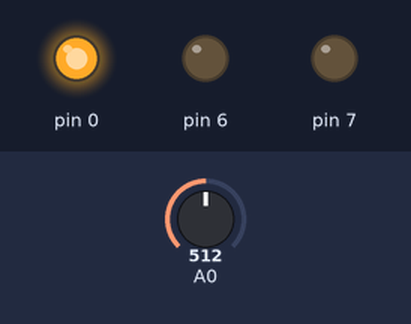
The sketch below on a simulated Arduino Uno, built with avr-gcc and run on an emulated ATmega328P. Shown: output pins drawn as LEDs (lit = HIGH). The inputs (shaded band) are chosen by the test bench; at power-on: A0 = 512.

Above: at 1.2 s.
1.3 s: A0 set to 591
2.8 s: A0 set to 611
At 3.8 s:
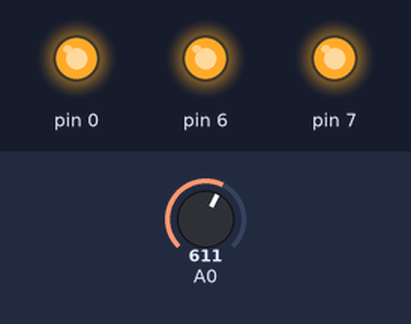
Timing chart, 0 to 9.3 s (numbered marks = the images above; inputs shaded):
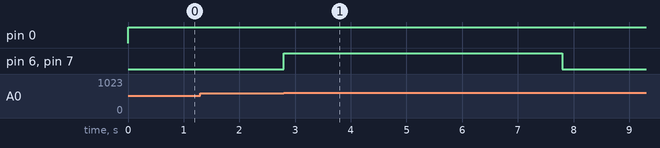

Measured:
- the behaviour switches between 600 and 601 on A0 (found by bisection; images 0 and 1)
- after the input at 1.3 s, every drawn part: stays the same
- after the input at 2.8 s, pin 6, pin 7: LOW → HIGH at once, → LOW 5.0 s later

The sketch:

DetectorDeFumaca.ino
```cpp
// C++ code
//
void setup()
{
  pinMode(A0, INPUT);
  pinMode(7, OUTPUT);
  pinMode(6, OUTPUT);
  pinMode(0, OUTPUT);
}

void loop()
{
  if (analogRead(A0) > 600) {
    digitalWrite(7, HIGH);
    digitalWrite(6, HIGH);
    delay(5000); // Wait for 5000 millisecond(s)
    digitalWrite(7, LOW);
    digitalWrite(6, LOW);
    delay(3000); // Wait for 3000 millisecond(s)
  } else {
    digitalWrite(7, LOW);
    digitalWrite(6, LOW);
  }

  digitalWrite(0, HIGH);
}
```
